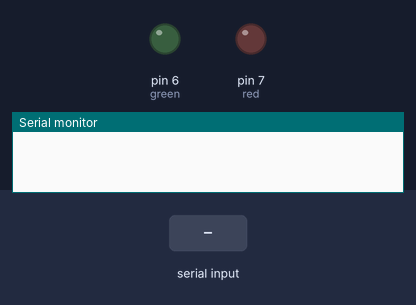
Bench run of a sketch on a simulated Arduino Uno, built with avr-gcc and run on an emulated ATmega328P. Shown: output pins drawn as LEDs (lit = HIGH), the last lines printed to the serial monitor. The test bench sets the inputs (shaded band).

Above: at 1.2 s.
1.3 s: "red" received over Serial
At 2.7 s:
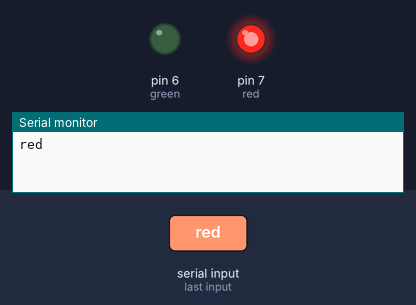
3.8 s: "green" received over Serial
At 5.8 s:
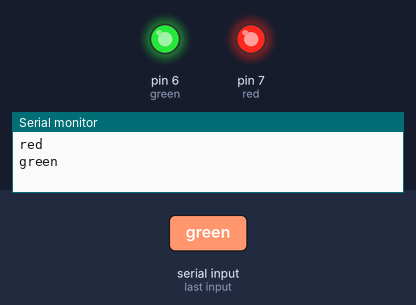
6.3 s: "off" received over Serial
At 7.7 s:
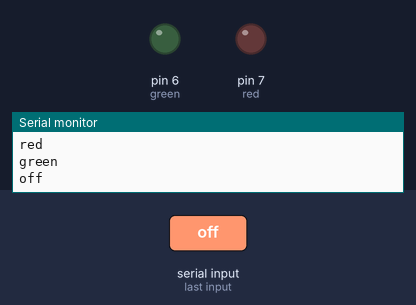
8.8 s: "green" received over Serial
At 10.9 s:
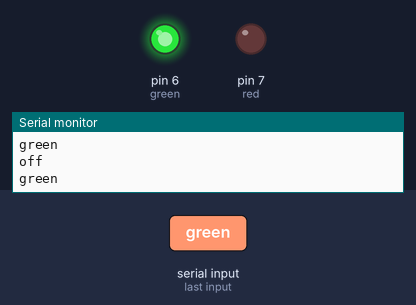
Timing chart, 0 to 12.3 s (numbered marks = the images above; inputs shaded):
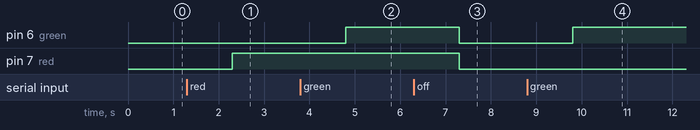

Measured:
- after the input at 1.3 s, pin 7 (red): LOW → HIGH after 1.0 s
- after the input at 3.8 s, pin 6 (green): LOW → HIGH after 1.0 s
- after the input at 6.3 s, pin 6 (green), pin 7 (red): HIGH → LOW after 1.0 s
- after the input at 8.8 s, pin 6 (green): LOW → HIGH after 1.0 s

The sketch:

Lab2_Part2_LED.ino
```cpp
const int red = 7;
const int green = 6;

String incoming;

void setup() {
  Serial.begin(9600);
  pinMode(red, OUTPUT);
  pinMode(green, OUTPUT);
}

void loop() {
  if (Serial.available() > 0)
  {
    incoming = Serial.readString();
    Serial.println(incoming);

    if (incoming.equals("red"))
    {
      digitalWrite(red, HIGH);
    }

    if (incoming.equals("green"))
    {
      digitalWrite(green, HIGH);
    }

    if (incoming.equals("off"))
    {
      digitalWrite(red, LOW);
      digitalWrite(green, LOW);
    }
  }
}
```
